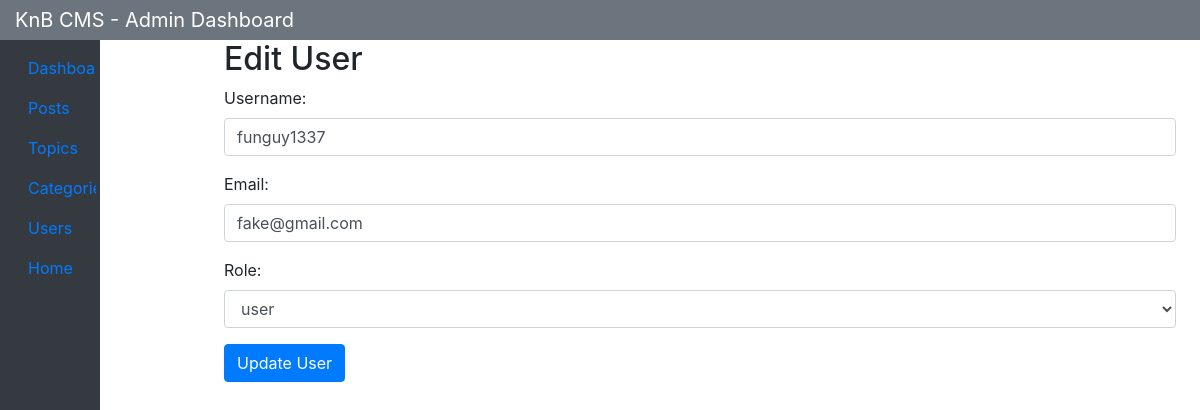
The app's page /admin/edit_user.adm.php?user_id=21 with its own data.
### tables this page shows
CREATE TABLE `users` (
  `user_id` int(11) NOT NULL,
  `username` varchar(30) NOT NULL,
  `email` varchar(60) NOT NULL,
  `password` varchar(30) NOT NULL,
  `role_id` int(3) NOT NULL,
  `date_created` date NOT NULL DEFAULT current_timestamp()
);

CREATE TABLE `roles` (
  `role_id` int(3) NOT NULL,
  `role_name` varchar(20) NOT NULL
);

### admin/edit_user.adm.php (the view, shortened to what this page needs)
<?php
include('../classes/database.classes.php');
include('header.adm.php');
include('sidebar.adm.php');
if (isset($_GET['user_id'])) {
    $user_id = $_GET['user_id'];
    $stmt = $db->prepare("SELECT users.*, roles.role_name FROM users INNER JOIN roles ON users.role_id = roles.role_id WHERE user_id = :user_id");
    $stmt->bindParam(':user_id', $user_id, PDO::PARAM_INT);
    $stmt->execute();
    $user = $stmt->fetch(PDO::FETCH_ASSOC);
    if ($user) {
?>
        <main role="main" class="col-md-9 ml-sm-auto col-lg-10 px-4">
            <h2>Edit User</h2>
            <form action="update_user.adm.php" method="POST">
                <div class="form-group">
                    <label for="username">Username:</label>
                    <input type="text" name="username" id="username" class="form-control" value="<?= $user['username'] ?>">
                </div>
                <div class="form-group">
                    <label for="email">Email:</label>
                    <input type="email" name="email" id="email" class="form-control" value="<?= $user['email'] ?>">
                </div>
                <div class="form-group">
                    <label for="role">Role:</label>
                    <select name="role" id="role" class="form-control">
                        <?php
                        $stmtRoles = $db->prepare("SELECT role_name FROM roles");
                        $stmtRoles->execute();
                        $roles = $stmtRoles->fetchAll(PDO::FETCH_COLUMN);
                        foreach ($roles as $role) {
                            echo "<option value=\"$role\"";
                            if ($user['role_name'] == $role) {
                                echo " selected";
                            }
                            echo ">$role</option>";
                        }
                        ?>
                    </select>
                </div>
                <button type="submit" class="btn btn-primary">Update User</button>
            </form>
        </main>
<?php
    } else {
        echo "User not found.";
    }
} else {
    echo "User ID not provided.";
}
include('footer.adm.php');
?>

### records on screen
users: username "funguy1337", email "fake@gmail.com"
roles: role "user"
